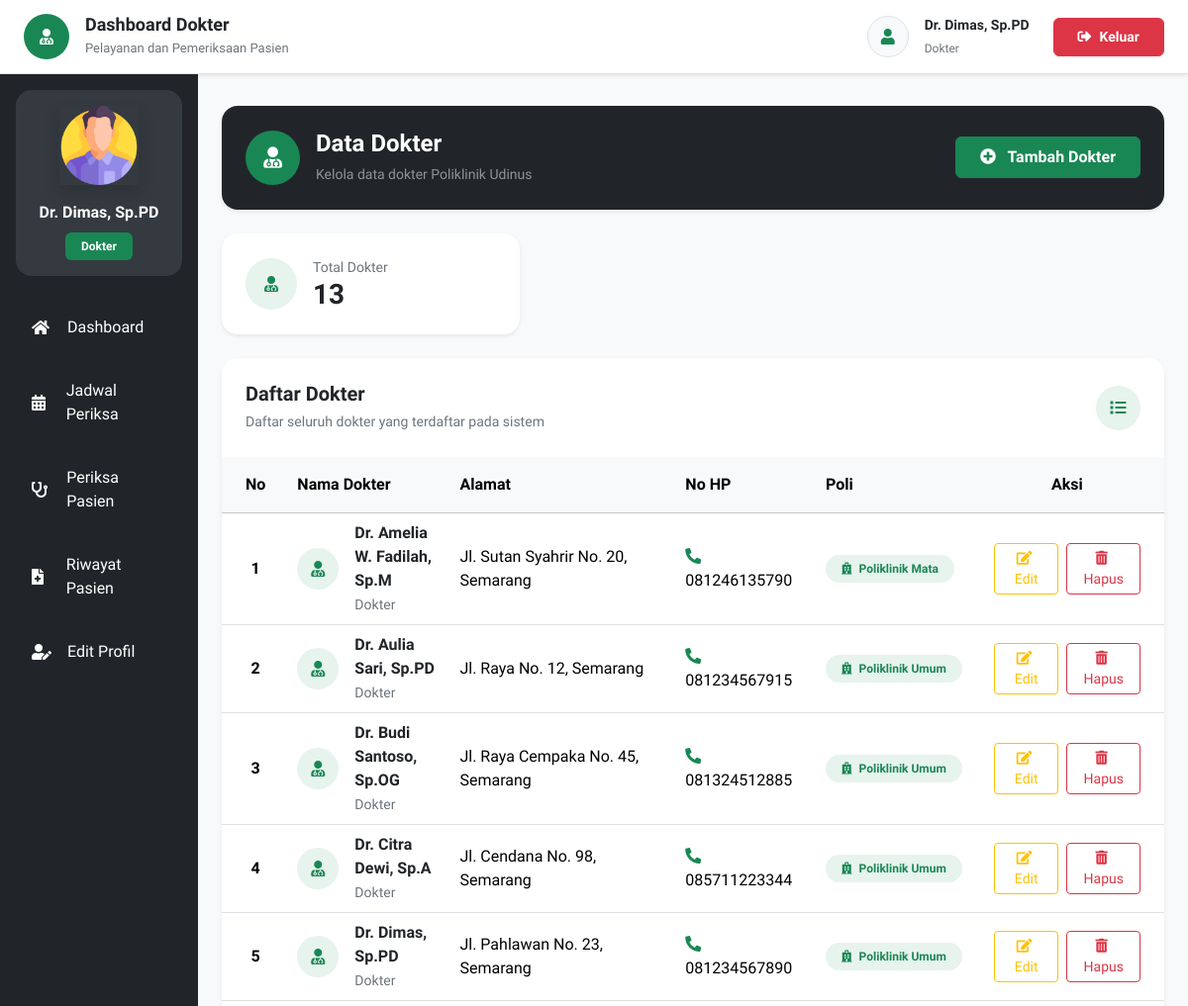
The app's page /dokter.php (signed in, upper part), older data.
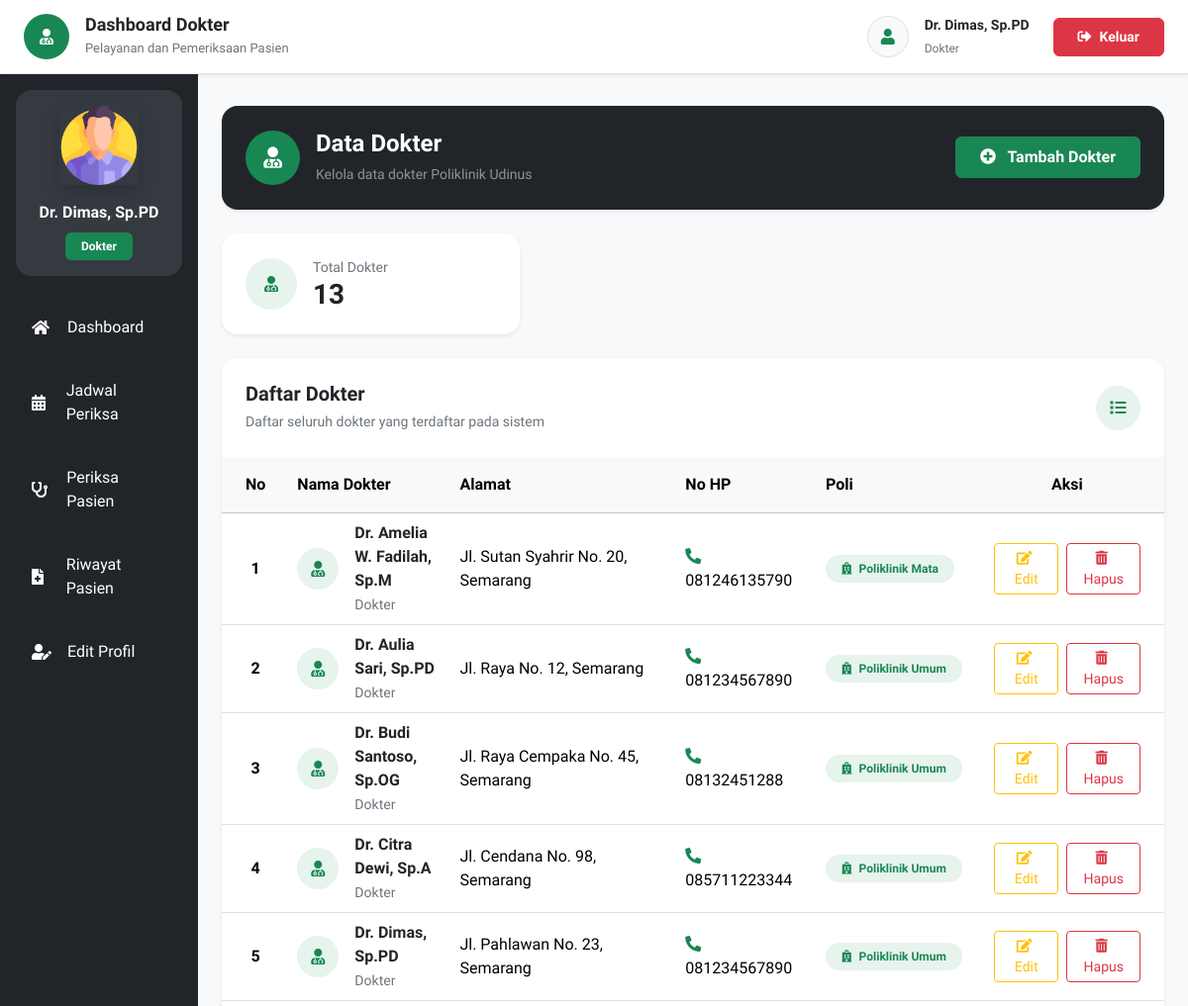
The same page, newer data.
### tables this page shows
CREATE TABLE `dokter` (
  `id` int NOT NULL,
  `nama` varchar(255) NOT NULL,
  `password` varchar(50) NOT NULL,
  `alamat` varchar(255) NOT NULL,
  `no_hp` varchar(50) NOT NULL,
  `id_poli` int NOT NULL
);

CREATE TABLE `poli` (
  `id` int NOT NULL,
  `nama_poli` varchar(25) NOT NULL,
  `keterangan` text NOT NULL
);

### pages/dokter/index.php (the view, shortened to what the changed rows need)
<?php
require_once 'config/koneksi.php';
$dataDokterList = [];
$queryDokter = "
    SELECT
        dokter.id,
        dokter.nama,
        dokter.alamat,
        dokter.no_hp,
        dokter.id_poli,
        poli.nama_poli
    FROM dokter
    LEFT JOIN poli
        ON dokter.id_poli = poli.id
    ORDER BY dokter.nama ASC
";
$resultDokter = mysqli_query($mysqli, $queryDokter);
if ($resultDokter) {
    while ($dokter = mysqli_fetch_assoc($resultDokter)) {
        $dataDokterList[] = $dokter;
    }
}
?>
<section class="py-2">
    <div class="card border-0 shadow-sm rounded-4 overflow-hidden">
        <div class="card-body p-0">
            <div class="table-responsive">
                <table class="table table-hover align-middle mb-0">
                    <thead class="table-light">
                        <tr>
                            <th class="text-center px-4 py-3">
                                No
                            </th>
                            <th class="py-3">
                                Nama Dokter
                            </th>
                            <th class="py-3">
                                Alamat
                            </th>
                            <th class="py-3">
                                No HP
                            </th>
                            <th class="py-3">
                                Poli
                            </th>
                            <th class="text-center px-4 py-3">
                                Aksi
                            </th>
                        </tr>
                    </thead>
                    <tbody>
                        <?php if (!empty($dataDokterList)) { ?>
                            <?php
                            $no = 1;
                            foreach ($dataDokterList as $data) {
                            ?>
                                <tr>
                                    <td class="text-center px-4 fw-semibold">
                                        <?php echo $no++; ?>
                                    </td>
                                    <td>
                                        <div class="d-flex align-items-center">
                                            <div class="bg-success bg-opacity-10 text-success rounded-circle d-flex align-items-center justify-content-center me-3"
                                                style="
                                                    width:42px;
                                                    height:42px;
                                                    min-width:42px;
                                                ">
                                                <i class="fas fa-user-md"></i>
                                            </div>
                                            <div>
                                                <div class="fw-semibold text-dark">
                                                    <?php
                                                    echo htmlspecialchars(
                                                        $data['nama']
                                                    );
                                                    ?>
                                                </div>
                                                <small class="text-secondary">
                                                    Dokter
                                                </small>
                                            </div>
                                        </div>
                                    </td>
                                    <td style="
                                        min-width:220px;
                                        white-space:normal;
                                    ">
                                        <?php
                                        echo nl2br(
                                            htmlspecialchars(
                                                $data['alamat']
                                            )
                                        );
                                        ?>
                                    </td>
                                    <td style="min-width:140px;">
                                        <i class="fas fa-phone-alt text-success me-2"></i>
                                        <?php
                                        echo htmlspecialchars(
                                            $data['no_hp']
                                        );
                                        ?>
                                    </td>
                                    <td>
                                        <?php if (!empty($data['nama_poli'])) { ?>
                                            <span class="badge bg-success bg-opacity-10 text-success px-3 py-2 rounded-pill">
                                                <i class="fas fa-hospital me-1"></i>
                                                <?php
                                                echo htmlspecialchars(
                                                    $data['nama_poli']
                                                );
                                                ?>
                                            </span>
                                        <?php } else { ?>
                                            <span class="badge bg-secondary px-3 py-2 rounded-pill">
                                                Belum Ada Poli
                                            </span>
                                        <?php } ?>
                                    </td>
                                    <td class="text-center px-4"
                                        style="
                                            min-width:190px;
                                        ">
                                        <div class="d-flex justify-content-center gap-2">
                                            <button type="button"
                                                class="btn btn-sm btn-outline-warning px-3"
                                                data-bs-toggle="modal"
                                                data-bs-target="#editModal<?php echo (int) $data['id']; ?>">
                                                <i class="fas fa-edit me-1"></i>
                                                Edit
                                            </button>
                                            <button type="button"
                                                class="btn btn-sm btn-outline-danger px-3"
                                                data-bs-toggle="modal"
                                                data-bs-target="#hapusModal<?php echo (int) $data['id']; ?>">
                                                <i class="fas fa-trash-alt me-1"></i>
                                                Hapus
                                            </button>
                                        </div>
                                    </td>
                                </tr>
                            <?php } ?>
                        <?php } ?>
                    </tbody>
                </table>
            </div>
        </div>
    </div>
</section>

Row changes from the older to the newer data that the page shows:
changed dokter "Dr. Aulia Sari, Sp.PD": no_hp "081234567915" → "081234567890"
changed dokter "Dr. Budi Santoso, Sp.OG": no_hp "081324512885" → "08132451288"
